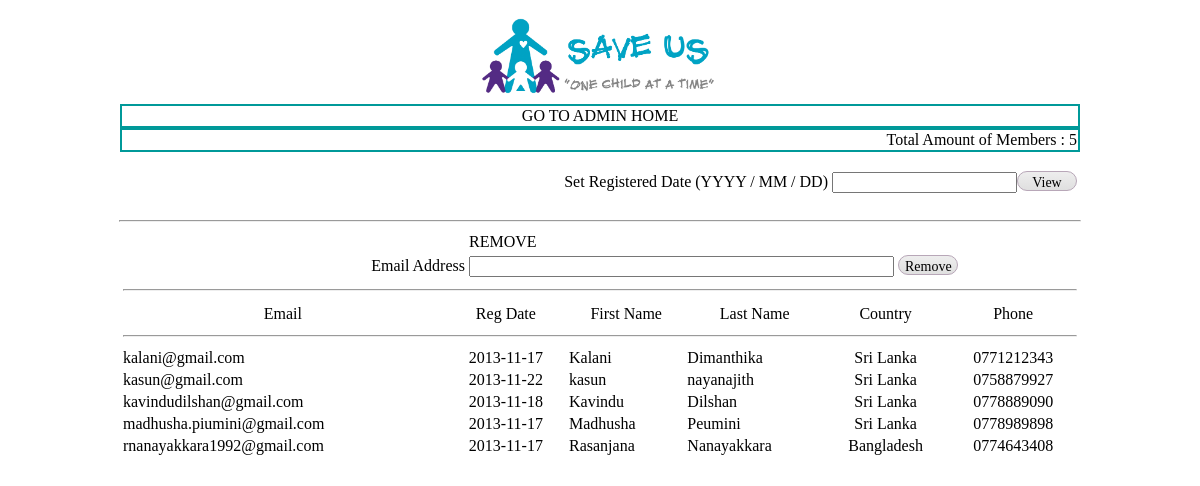
The app's page /php/viewMembers.php (signed in) with its own data.
### tables this page shows
CREATE TABLE IF NOT EXISTS `tblusers` (
  `EmailAddress` varchar(100) NOT NULL,
  `Type` varchar(6) NOT NULL DEFAULT 'User',
  `Password` varchar(20) NOT NULL,
  `RegDate` date NOT NULL,
  `SecurityQuestion` varchar(50) NOT NULL,
  `Answer` varchar(20) NOT NULL,
  `FirstName` varchar(30) NOT NULL,
  `LastName` varchar(30) NOT NULL,
  `Country` varchar(16) NOT NULL,
  `PhoneNumber` varchar(12) NOT NULL,
  `CardType` varchar(12) NOT NULL,
  `CardNo` varchar(16) NOT NULL,
  PRIMARY KEY (`EmailAddress`)
);

### php/viewMembers.php (the view, shortened to what this page needs)
<!DOCTYPE html PUBLIC "-//W3C//DTD XHTML 1.0 Transitional//EN" "http://www.w3.org/TR/xhtml1/DTD/xhtml1-transitional.dtd">
<html xmlns="http://www.w3.org/1999/xhtml">
<head>
<link href="../css/admin.css" type="text/css" rel="stylesheet"/>
<link href="../css/buttons.css" type="text/css" rel="stylesheet"/>
<link href="http://ajax.googleapis.com/ajax/libs/jqueryui/1.8/themes/base/jquery-ui.css" rel="stylesheet" type="text/css"/>
</head>
<body>
<table align="center">
<tr><td><img src="../images/Logo.png" width="250px" height="90px"/></td></tr>
</table>
<table class="tblLinksHome" align="center" >
<tr><td bgcolor="#FFFFFF"><a href="admin.php">GO TO ADMIN HOME	</a></td></tr>
</table>
<table class="tblHead" align="center">
	<tr><td class="reportHeading" align="right" >Total Amount of Members :
	<?php
	include("../php/dbconfig.php");
	$tbl_name="tblusers";
	$sql="SELECT COUNT(Type) AS amount_sum FROM $tbl_name WHERE Type=('User')";
	$result = mysql_query($sql);
	$row=mysql_fetch_assoc($result);
	$sum =$row['amount_sum'];
	echo $sum;
	?>
  	</td></tr>
</table>
<form id="MembersReport" name="formMembersReport" enctype="multipart/form-data" method="post" action="../php/viewMembersByDate.php" target="_self" onsubmit="return validateForm2()">
<table class="tblSelectDate" align="center">
    <tr><td>
    <p >Set Registered Date (YYYY / MM / DD)
      <input id="datepicker" name="dtmPicker"/><input type="submit" name="btnSubmit" value="View" class="adminBtn"/>
    </p>
    </td></tr>
</table>
</form>
<hr width="960px" align="center"/>
<form id="DeleteMember" name="formDeleteMember" enctype="multipart/form-data" method="post" action="../php/removeMember.php" target="_self" onsubmit="return validateForm()">
<table align="center" class="tblGeneral">
    <tr><td width="342"></td><td width="606" >REMOVE</td></tr>
    <tr><td width="340" align="right">Email Address</td><td width="608">
        <input type="text" id="Email" name="txtEmail" size="50"/>
        <input type="submit" class="adminBtn" name="btnRemove" id="Remove" value="Remove"/></td></tr>
    <tr><td colspan="2"><hr /></td></tr>
</table>
</form>
<table class="tblHead" align="center">
<?php
include("../php/dbconfig.php");
$sql="SELECT * FROM tblusers WHERE Type=('User')";
$result = mysql_query($sql);
echo "
<table class=reportDetail align=center>
<tr>
	<td>Email</td>
	<td>Reg Date</td>
	<td>First Name</td>
	<td>Last Name</td>
	<td>Country</td>
	<td>Phone</td>
</tr>
<tr><td colspan=6><hr></td></tr>";
while($row = mysql_fetch_array($result)){
	echo "<tr>";
	echo "<td class=NewsData align='left'>" . $row['EmailAddress'] . "</td>";
	echo "<td class=NewsHead >" . $row['RegDate'] . "</td>";
	echo "<td class=NewsData align='left'>" . $row['FirstName'] . "</td>";
	echo "<td class=NewsData align=left>" . $row['LastName'] . "</td>";
	echo "<td class=NewsData >" . $row['Country'] . "</td>";
	echo "<td class=NewsData >" . $row['PhoneNumber'] . "</td>";
	echo "</tr>";
}
echo "</table>";
?>
</body>
</html>

### php/dbconfig.php (shortened to what this page needs)
<!DOCTYPE html PUBLIC "-//W3C//DTD XHTML 1.0 Transitional//EN" "http://www.w3.org/TR/xhtml1/DTD/xhtml1-transitional.dtd">
<html xmlns="http://www.w3.org/1999/xhtml">
<head>
</head>
<body>
</body>
</html>

### css/admin.css (style rules this page uses)
a { text-decoration:none; color:#000 }
.tblHead { font-family:"Berlin Sans FB";background:#099; width:960px; text-align:center; font-size:18px }
.tblGeneral { font-family:"Berlin Sans FB";width:960px;font-size:16px; }
.tblLinksHome { font-family:"Berlin Sans FB";width:960px;text-align:center;background-color:#099 }
.reportHeading { font-family:"Berlin Sans FB";width:960px;background-color:#FFF;font-size:16px }
.reportDetail { font-family:"Berlin Sans FB";width:960px;background-color:#FFF;font-size:16px;text-align:center }
.tblSelectDate { font-family:"Berlin Sans FB";width:960px;background-color:#FFF;font-size:16px;text-align:right }

### css/buttons.css (style rules this page uses)
.adminBtn { background:-webkit-gradient( linear, left top, left bottom, color-stop(0.05, #ededed), color-stop(1, #dfdfdf) ); background:-moz-linear-gradient( center top, #ededed 5%, #dfdfdf 100% ); filter:progid:DXImageTransform.Microsoft.gradient(startColorstr='#ededed', endColorstr='#dfdfdf'); background-color:#ededed; -webkit-border-top-left-radius:20px; -moz-border-radius-topleft:20px; border-top-left-radius:20px; -webkit-border-top-right-radius:20px; -moz-border-radius-topright:20px; border-top-right-radius:20px; -webkit-border-bottom-right-radius:20px; -moz-border-radius-bottomright:20px; border-bottom-right-radius:20px; -webkit-border-bottom-left-radius:20px; -moz-border-radius-bottomleft:20px; border-bottom-left-radius:20px; text-indent:0; border:1px solid #b8a7b8; display:inline-block; color:#000000; font-family:"Berlin Sans FB"; font-size:14px; font-style:normal; height:20px; line-height:20px; width:60px; text-decoration:none; text-align:center; }

### records on screen
tblusers: EmailAddress "kalani@gmail.com", RegDate "2013-11-17", FirstName "Kalani", LastName "Dimanthika", Country "Sri Lanka", PhoneNumber "0771212343"
tblusers: EmailAddress "kasun@gmail.com", RegDate "2013-11-22", FirstName "kasun", LastName "nayanajith", Country "Sri Lanka", PhoneNumber "0758879927"
tblusers: EmailAddress "kavindudilshan@gmail.com", RegDate "2013-11-18", FirstName "Kavindu", LastName "Dilshan", Country "Sri Lanka", PhoneNumber "0778889090"
tblusers: EmailAddress "madhusha.piumini@gmail.com", RegDate "2013-11-17", FirstName "Madhusha", LastName "Peumini", Country "Sri Lanka", PhoneNumber "0778989898"
tblusers: EmailAddress "rnanayakkara1992@gmail.com", RegDate "2013-11-17", FirstName "Rasanjana", LastName "Nanayakkara", Country "Bangladesh", PhoneNumber "0774643408"

### other values on screen
$sum "5"
